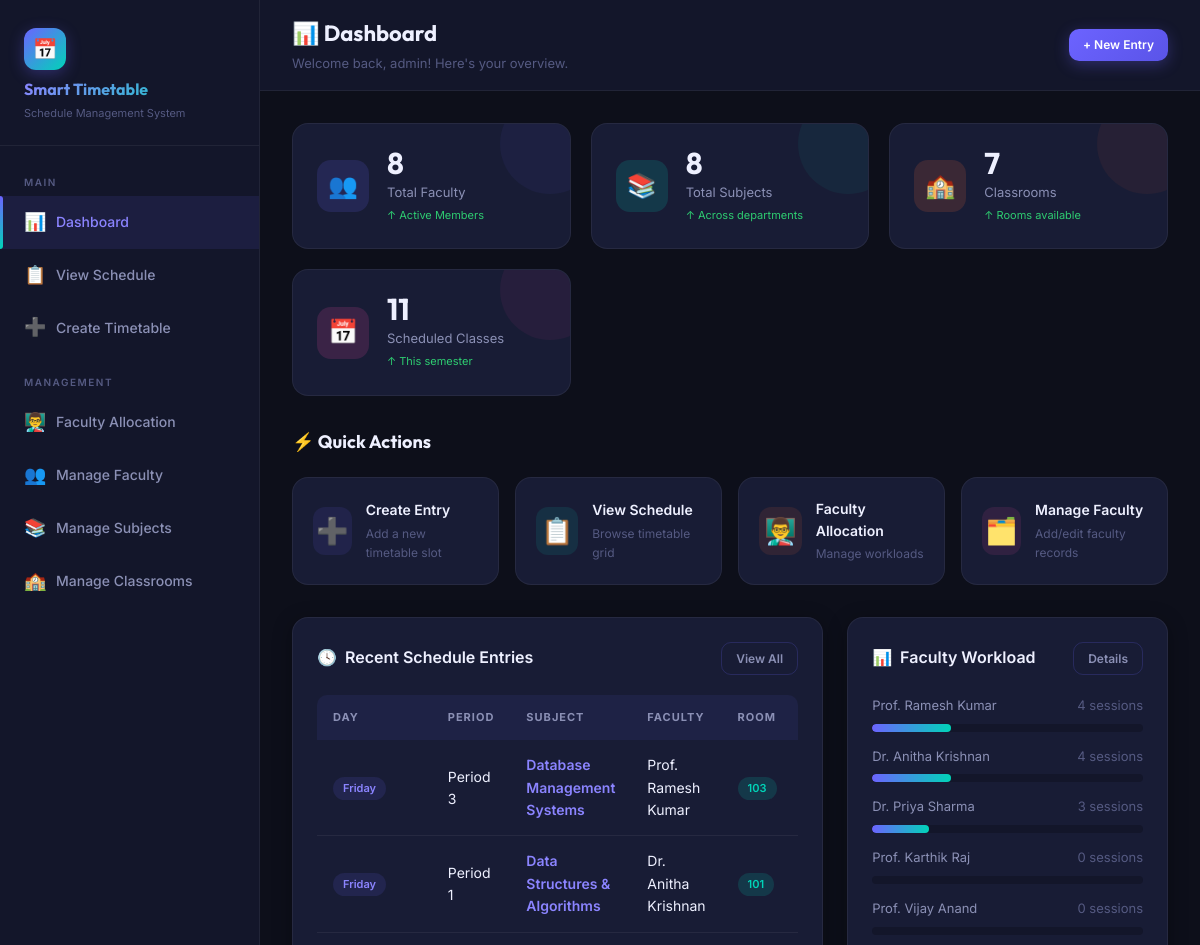
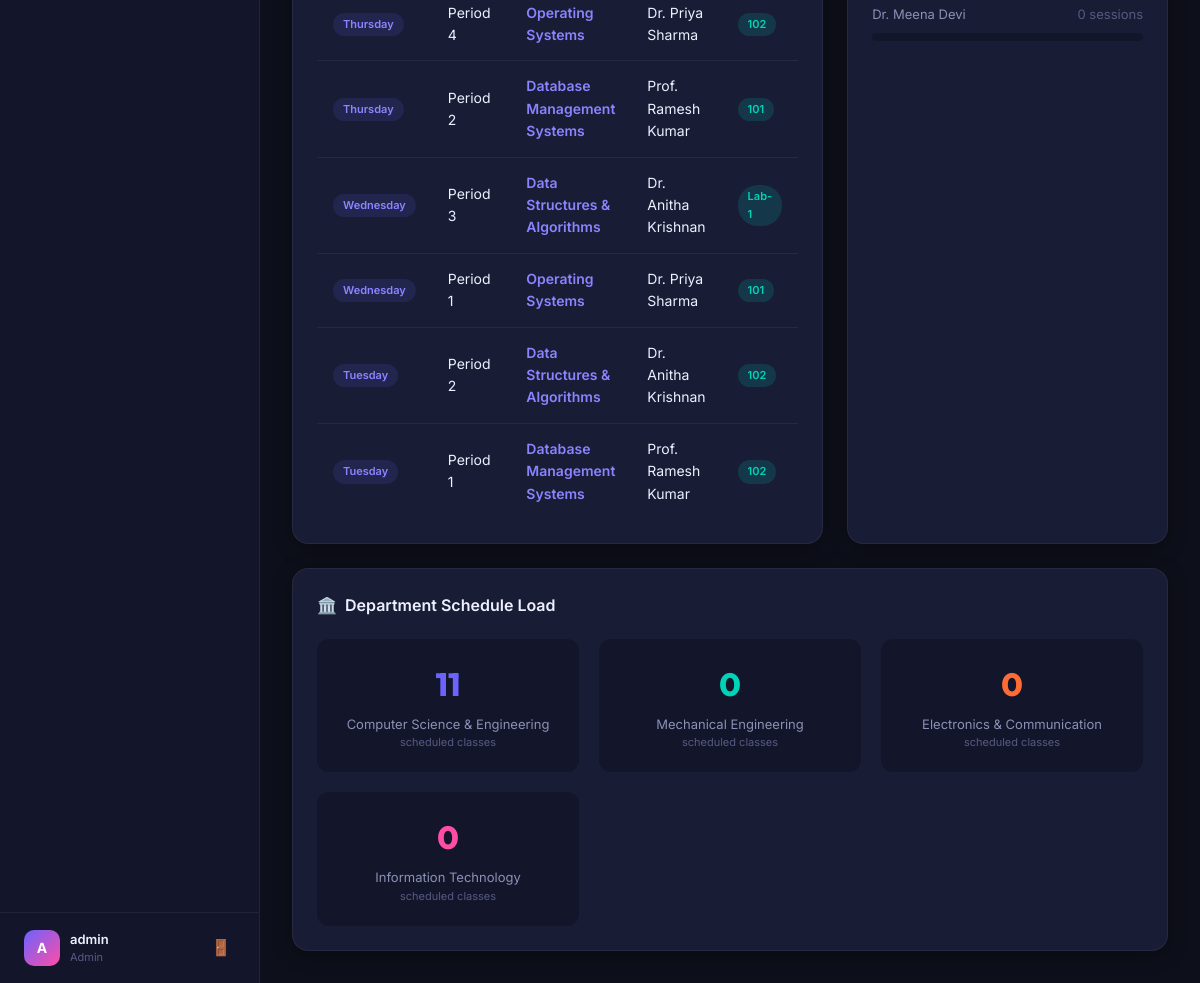
/dashboard.php (signed in), run on the app's committed database (2 pictures, top to bottom).
### tables this page shows
CREATE TABLE IF NOT EXISTS timetables (
    id INT AUTO_INCREMENT PRIMARY KEY,
    department_id INT NOT NULL,
    semester INT NOT NULL,
    academic_year VARCHAR(20) NOT NULL,
    day_of_week ENUM('Monday','Tuesday','Wednesday','Thursday','Friday','Saturday') NOT NULL,
    time_slot_id INT NOT NULL,
    subject_id INT NOT NULL,
    faculty_id INT NOT NULL,
    classroom_id INT NOT NULL,
    class_section VARCHAR(10) DEFAULT 'A',
    created_at TIMESTAMP DEFAULT CURRENT_TIMESTAMP,
    FOREIGN KEY (department_id) REFERENCES departments(id),
    FOREIGN KEY (time_slot_id) REFERENCES time_slots(id),
    FOREIGN KEY (subject_id) REFERENCES subjects(id),
    FOREIGN KEY (faculty_id) REFERENCES faculty(id),
    FOREIGN KEY (classroom_id) REFERENCES classrooms(id)
);

CREATE TABLE IF NOT EXISTS time_slots (
    id INT AUTO_INCREMENT PRIMARY KEY,
    label VARCHAR(50) NOT NULL,
    start_time TIME NOT NULL,
    end_time TIME NOT NULL
);

CREATE TABLE IF NOT EXISTS subjects (
    id INT AUTO_INCREMENT PRIMARY KEY,
    name VARCHAR(150) NOT NULL,
    code VARCHAR(30) NOT NULL UNIQUE,
    department_id INT,
    semester INT,
    credits INT DEFAULT 3,
    hours_per_week INT DEFAULT 3,
    created_at TIMESTAMP DEFAULT CURRENT_TIMESTAMP,
    FOREIGN KEY (department_id) REFERENCES departments(id) ON DELETE SET NULL
);

CREATE TABLE IF NOT EXISTS faculty (
    id INT AUTO_INCREMENT PRIMARY KEY,
    name VARCHAR(100) NOT NULL,
    email VARCHAR(100) UNIQUE NOT NULL,
    phone VARCHAR(20),
    department_id INT,
    specialization VARCHAR(150),
    max_hours_per_week INT DEFAULT 20,
    created_at TIMESTAMP DEFAULT CURRENT_TIMESTAMP,
    FOREIGN KEY (department_id) REFERENCES departments(id) ON DELETE SET NULL
);

CREATE TABLE IF NOT EXISTS classrooms (
    id INT AUTO_INCREMENT PRIMARY KEY,
    room_number VARCHAR(20) NOT NULL UNIQUE,
    building VARCHAR(50),
    capacity INT DEFAULT 30,
    room_type ENUM('lecture','lab','seminar','auditorium') DEFAULT 'lecture',
    created_at TIMESTAMP DEFAULT CURRENT_TIMESTAMP
);

### dashboard.php (the view, shortened to what this page needs)
<?php
require_once 'db.php';
$stats = [];
$stats['faculty']    = $conn->query("SELECT COUNT(*) c FROM faculty")->fetch_assoc()['c'];
$stats['subjects']   = $conn->query("SELECT COUNT(*) c FROM subjects")->fetch_assoc()['c'];
$stats['classrooms'] = $conn->query("SELECT COUNT(*) c FROM classrooms")->fetch_assoc()['c'];
$stats['classes']    = $conn->query("SELECT COUNT(*) c FROM timetables")->fetch_assoc()['c'];
$depts = $conn->query("
  SELECT d.name, COUNT(t.id) as total
  FROM departments d
  LEFT JOIN timetables t ON t.department_id = d.id
  GROUP BY d.id ORDER BY total DESC
")->fetch_all(MYSQLI_ASSOC);
$recent = $conn->query("
  SELECT t.day_of_week, ts.label as time_label, s.name as subject,
         f.name as faculty, c.room_number, d.code as dept, t.semester, t.class_section
  FROM timetables t
  JOIN time_slots ts ON ts.id = t.time_slot_id
  JOIN subjects s ON s.id = t.subject_id
  JOIN faculty f ON f.id = t.faculty_id
  JOIN classrooms c ON c.id = t.classroom_id
  JOIN departments d ON d.id = t.department_id
  ORDER BY t.id DESC LIMIT 8
")->fetch_all(MYSQLI_ASSOC);
$workload = $conn->query("
  SELECT f.name, COUNT(t.id) as sessions
  FROM faculty f
  LEFT JOIN timetables t ON t.faculty_id = f.id
  GROUP BY f.id ORDER BY sessions DESC LIMIT 6
")->fetch_all(MYSQLI_ASSOC);
?>
<!DOCTYPE html>
<html lang="en">
<head>
  <link rel="stylesheet" href="css/style.css">
</head>
<body>
<div class="app-layout">
  <?php include 'includes/sidebar.php'; ?>
  <div class="main-content">
    <div class="topbar">
      <div>
        <div class="topbar-title">📊 Dashboard</div>
        <div class="topbar-subtitle">Welcome back, <?= htmlspecialchars($_SESSION['username']) ?>! Here's your overview.</div>
      </div>
      <div class="topbar-actions">
        <a href="create_timetable.php" class="btn btn-primary btn-sm">+ New Entry</a>
      </div>
    </div>
    <div class="page-content">
      <div class="stats-grid">
        <div class="stat-card purple fade-in fade-in-1">
          <div class="stat-icon purple">👥</div>
          <div class="stat-info">
            <div class="stat-value" data-target="<?= $stats['faculty'] ?>"><?= $stats['faculty'] ?></div>
            <div class="stat-label">Total Faculty</div>
            <div class="stat-change">↑ Active Members</div>
          </div>
        </div>
        <div class="stat-card teal fade-in fade-in-2">
          <div class="stat-icon teal">📚</div>
          <div class="stat-info">
            <div class="stat-value" data-target="<?= $stats['subjects'] ?>"><?= $stats['subjects'] ?></div>
            <div class="stat-label">Total Subjects</div>
            <div class="stat-change">↑ Across departments</div>
          </div>
        </div>
        <div class="stat-card orange fade-in fade-in-3">
          <div class="stat-icon orange">🏫</div>
          <div class="stat-info">
            <div class="stat-value" data-target="<?= $stats['classrooms'] ?>"><?= $stats['classrooms'] ?></div>
            <div class="stat-label">Classrooms</div>
            <div class="stat-change">↑ Rooms available</div>
          </div>
        </div>
        <div class="stat-card pink fade-in fade-in-4">
          <div class="stat-icon pink">📅</div>
          <div class="stat-info">
            <div class="stat-value" data-target="<?= $stats['classes'] ?>"><?= $stats['classes'] ?></div>
            <div class="stat-label">Scheduled Classes</div>
            <div class="stat-change">↑ This semester</div>
          </div>
        </div>
      </div>
      <div class="section-header"><div class="section-title">⚡ Quick Actions</div></div>
      <div class="quick-actions">
        <a href="create_timetable.php" class="quick-card fade-in fade-in-1">
          <div class="quick-card-icon" style="background:rgba(108,99,255,0.1);color:var(--accent)">➕</div>
          <div><h4>Create Entry</h4><p>Add a new timetable slot</p></div>
        </a>
        <a href="view_schedule.php" class="quick-card fade-in fade-in-2">
          <div class="quick-card-icon" style="background:rgba(0,212,184,0.1);color:var(--teal)">📋</div>
          <div><h4>View Schedule</h4><p>Browse timetable grid</p></div>
        </a>
        <a href="faculty_allocation.php" class="quick-card fade-in fade-in-3">
          <div class="quick-card-icon" style="background:rgba(255,107,53,0.1);color:var(--orange)">👨‍🏫</div>
          <div><h4>Faculty Allocation</h4><p>Manage workloads</p></div>
        </a>
        <a href="manage_faculty.php" class="quick-card fade-in fade-in-4">
          <div class="quick-card-icon" style="background:rgba(255,77,166,0.1);color:var(--pink)">🗂️</div>
          <div><h4>Manage Faculty</h4><p>Add/edit faculty records</p></div>
        </a>
      </div>
      <div class="grid-2">
        <div class="card fade-in">
          <div class="card-header">
            <div class="card-title"><span class="icon">🕓</span> Recent Schedule Entries</div>
            <a href="view_schedule.php" class="btn btn-outline btn-sm">View All</a>
          </div>
          <div class="table-wrapper">
            <table class="data-table">
              <thead>
                <tr>
                  <th>Day</th><th>Period</th><th>Subject</th><th>Faculty</th><th>Room</th>
                </tr>
              </thead>
              <tbody>
                <?php if (empty($recent)): ?>
                <tr><td colspan="5"><div class="empty-state"><div class="empty-icon">📭</div><h3>No entries yet</h3></div></td></tr>
                <?php else: ?>
                <?php foreach ($recent as $r): ?>
                <tr>
                  <td><span class="day-chip"><?= $r['day_of_week'] ?></span></td>
                  <td><?= htmlspecialchars($r['time_label']) ?></td>
                  <td style="font-weight:600;color:var(--accent-light)"><?= htmlspecialchars($r['subject']) ?></td>
                  <td><?= htmlspecialchars($r['faculty']) ?></td>
                  <td><span class="badge badge-teal"><?= htmlspecialchars($r['room_number']) ?></span></td>
                </tr>
                <?php endforeach; ?>
                <?php endif; ?>
              </tbody>
            </table>
          </div>
        </div>
        <div class="card fade-in fade-in-2">
          <div class="card-header">
            <div class="card-title"><span class="icon">📊</span> Faculty Workload</div>
            <a href="faculty_allocation.php" class="btn btn-outline btn-sm">Details</a>
          </div>
          <?php foreach ($workload as $i => $w):
            $pct = min(round(($w['sessions'] / 14) * 100), 100);
            $cls = $pct > 85 ? 'danger' : ($pct > 60 ? 'warning' : '');
          ?>
          <div class="dept-bar-item">
            <div class="dept-bar-label">
              <span><?= htmlspecialchars($w['name']) ?></span>
              <span style="color:var(--text-muted)"><?= $w['sessions'] ?> sessions</span>
            </div>
            <div class="progress-bar">
              <div class="progress-fill <?= $cls ?>" data-width="<?= $pct ?>" style="width:0"></div>
            </div>
          </div>
          <?php endforeach; ?>
        </div>
      </div>
      <div class="card fade-in" style="margin-top:24px">
        <div class="card-header">
          <div class="card-title"><span class="icon">🏛️</span> Department Schedule Load</div>
        </div>
        <div style="display:grid;grid-template-columns:repeat(auto-fit,minmax(200px,1fr));gap:20px;">
          <?php foreach ($depts as $i => $d):
            $colors = ['var(--accent)', 'var(--teal)', 'var(--orange)', 'var(--pink)'];
            $color  = $colors[$i % count($colors)];
          ?>
          <div style="text-align:center;padding:20px;background:var(--bg-secondary);border-radius:12px;">
            <div style="font-size:32px;font-weight:800;color:<?= $color ?>;font-family:'Outfit',sans-serif">
              <?= $d['total'] ?>
            </div>
            <div style="font-size:13px;color:var(--text-secondary);margin-top:4px"><?= htmlspecialchars($d['name']) ?></div>
            <div style="font-size:11px;color:var(--text-muted)">scheduled classes</div>
          </div>
          <?php endforeach; ?>
        </div>
      </div>
    </div>
  </div>
</div>
</body>
</html>

### includes/sidebar.php
<?php
$currentPage = basename($_SERVER['PHP_SELF']);
?>
<aside class="sidebar" id="sidebar">
  <div class="sidebar-logo">
    <div class="logo-icon">📅</div>
    <h2>Smart Timetable</h2>
    <span>Schedule Management System</span>
  </div>
  <nav class="sidebar-nav">
    <div class="nav-section-label">Main</div>
    <a href="dashboard.php" class="nav-item <?= $currentPage === 'dashboard.php' ? 'active' : '' ?>">
      <span class="nav-icon">📊</span> Dashboard
    </a>
    <a href="view_schedule.php" class="nav-item <?= $currentPage === 'view_schedule.php' ? 'active' : '' ?>">
      <span class="nav-icon">📋</span> View Schedule
    </a>
    <a href="create_timetable.php" class="nav-item <?= $currentPage === 'create_timetable.php' ? 'active' : '' ?>">
      <span class="nav-icon">➕</span> Create Timetable
    </a>
    <div class="nav-section-label" style="margin-top:8px">Management</div>
    <a href="faculty_allocation.php" class="nav-item <?= $currentPage === 'faculty_allocation.php' ? 'active' : '' ?>">
      <span class="nav-icon">👨‍🏫</span> Faculty Allocation
    </a>
    <a href="manage_faculty.php" class="nav-item <?= $currentPage === 'manage_faculty.php' ? 'active' : '' ?>">
      <span class="nav-icon">👥</span> Manage Faculty
    </a>
    <a href="manage_subjects.php" class="nav-item <?= $currentPage === 'manage_subjects.php' ? 'active' : '' ?>">
      <span class="nav-icon">📚</span> Manage Subjects
    </a>
    <a href="manage_classrooms.php" class="nav-item <?= $currentPage === 'manage_classrooms.php' ? 'active' : '' ?>">
      <span class="nav-icon">🏫</span> Manage Classrooms
    </a>
  </nav>
  <div class="sidebar-footer">
    <div class="user-card">
      <div class="user-avatar">
        <?= strtoupper(substr($_SESSION['username'] ?? 'A', 0, 1)) ?>
      </div>
      <div class="user-info">
        <div class="user-name"><?= htmlspecialchars($_SESSION['username'] ?? 'Admin') ?></div>
        <div class="user-role"><?= ucfirst($_SESSION['role'] ?? 'admin') ?></div>
      </div>
      <a href="logout.php" class="logout-btn" title="Logout">🚪</a>
    </div>
  </div>
</aside>

### dashboard.php (style rules this page uses)
.dept-bar-item { margin-bottom:14px; }
.dept-bar-label { display:flex;justify-content:space-between;font-size:13px;color:var(--text-secondary);margin-bottom:6px; }
.quick-actions { display:grid;grid-template-columns:repeat(auto-fit,minmax(200px,1fr));gap:16px;margin-bottom:32px; }
.quick-card { background:var(--bg-card);border:1px solid var(--border-light);border-radius:var(--radius); padding:20px;display:flex;align-items:center;gap:14px;cursor:pointer; transition:var(--transition);text-decoration:none; }
.quick-card-icon { font-size:26px;width:48px;height:48px;display:flex;align-items:center;justify-content:center;border-radius:12px; }
.quick-card h4 { font-size:14px;font-weight:600;color:var(--text-primary); }
.quick-card p { font-size:12px;color:var(--text-muted);margin-top:2px; }
.day-chip { display:inline-block;padding:3px 10px;border-radius:20px;font-size:11px;font-weight:600; background:rgba(108,99,255,0.12);color:var(--accent-light); }

### data on the page
timetables: day_of_week "Friday", time_slot.label "Period 3", subject.name "Database Management Systems", faculty.name "Prof. Ramesh Kumar", classroom.room_number "103"
timetables: day_of_week "Friday", time_slot.label "Period 1", subject.name "Data Structures & Algorithms", faculty.name "Dr. Anitha Krishnan", classroom.room_number "101"
timetables: day_of_week "Thursday", time_slot.label "Period 4", subject.name "Operating Systems", faculty.name "Dr. Priya Sharma", classroom.room_number "102"
timetables: day_of_week "Thursday", time_slot.label "Period 2", subject.name "Database Management Systems", faculty.name "Prof. Ramesh Kumar", classroom.room_number "101"
timetables: day_of_week "Wednesday", time_slot.label "Period 3", subject.name "Data Structures & Algorithms", faculty.name "Dr. Anitha Krishnan", classroom.room_number "Lab-1"
timetables: day_of_week "Wednesday", time_slot.label "Period 1", subject.name "Operating Systems", faculty.name "Dr. Priya Sharma", classroom.room_number "101"
timetables: day_of_week "Tuesday", time_slot.label "Period 2", subject.name "Data Structures & Algorithms", faculty.name "Dr. Anitha Krishnan", classroom.room_number "102"
timetables: day_of_week "Tuesday", time_slot.label "Period 1", subject.name "Database Management Systems", faculty.name "Prof. Ramesh Kumar", classroom.room_number "102"

### other printed values
substr($_SESSION['username'] ?? 'A', 0, 1) "A"
$_SESSION['username'] "admin"
$_SESSION['role'] "Admin"
$stats['faculty'] "8"
$stats['subjects'] "8"
$stats['classrooms'] "7"
$stats['classes'] "11"
$w['name'] "Prof. Ramesh Kumar"
$w['sessions'] "4"
$w['name'] "Dr. Anitha Krishnan"
$w['name'] "Dr. Priya Sharma"
$w['sessions'] "3"
$w['name'] "Prof. Karthik Raj"
$w['sessions'] "0"
$w['name'] "Prof. Vijay Anand"
